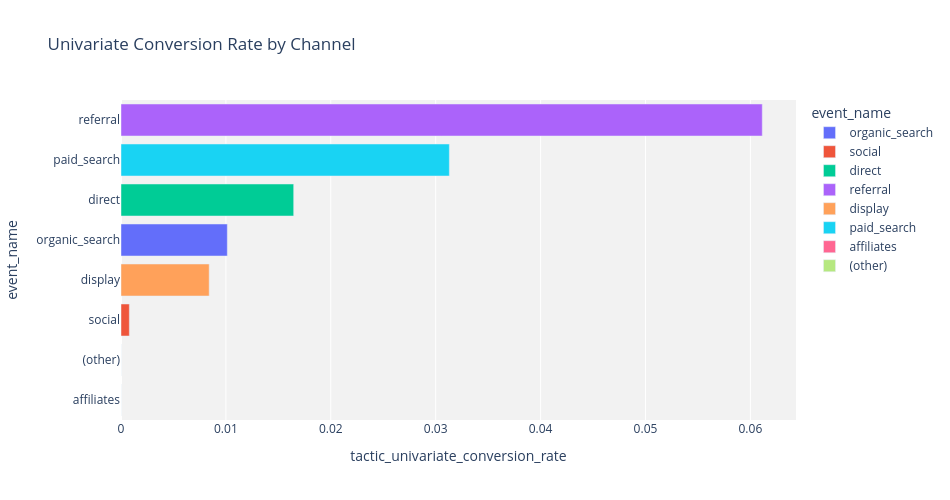

This figure's notebook cell:
### Markdown cell above
**Given each channel is present in the sequence what is the conversion rate (conversion seqence count / total sequence count)**

### Code cell
## use visualization package to make a bar chart

bar_fig = px.bar(results_df
                 ,x='tactic_univariate_conversion_rate'
                 ,y='event_name'
                 ,title='Univariate Conversion Rate by Channel'
                 ,color=results_df['event_name']
                 )

bar_fig.update_layout(width=950
                      ,height=500
                      ,yaxis={'categoryorder': 'total ascending'}
                      ,plot_bgcolor='#f2f2f2') 

bar_fig.show()

### Figure 1 — Plotly figure (JSON) as saved in the notebook; plotly's stock layout.template omitted (floating-point values rounded to 4 significant figures)
{"data": [{"alignmentgroup": "True", "hovertemplate": "event_name=%{y}<br>tactic_univariate_conversion_rate=%{x}<extra></extra>", "legendgroup": "organic_search", "marker": {"color": "#636efa", "pattern": {"shape": ""}}, "name": "organic_search", "offsetgroup": "organic_search", "orientation": "h", "showlegend": true, "textposition": "auto", "type": "bar", "x": [0.01013], "xaxis": "x", "y": ["organic_search"], "yaxis": "y"}, {"alignmentgroup": "True", "hovertemplate": "event_name=%{y}<br>tactic_univariate_conversion_rate=%{x}<extra></extra>", "legendgroup": "social", "marker": {"color": "#EF553B", "pattern": {"shape": ""}}, "name": "social", "offsetgroup": "social", "orientation": "h", "showlegend": true, "textposition": "auto", "type": "bar", "x": [0.0007948], "xaxis": "x", "y": ["social"], "yaxis": "y"}, {"alignmentgroup": "True", "hovertemplate": "event_name=%{y}<br>tactic_univariate_conversion_rate=%{x}<extra></extra>", "legendgroup": "direct", "marker": {"color": "#00cc96", "pattern": {"shape": ""}}, "name": "direct", "offsetgroup": "direct", "orientation": "h", "showlegend": true, "textposition": "auto", "type": "bar", "x": [0.01646], "xaxis": "x", "y": ["direct"], "yaxis": "y"}, {"alignmentgroup": "True", "hovertemplate": "event_name=%{y}<br>tactic_univariate_conversion_rate=%{x}<extra></extra>", "legendgroup": "referral", "marker": {"color": "#ab63fa", "pattern": {"shape": ""}}, "name": "referral", "offsetgroup": "referral", "orientation": "h", "showlegend": true, "textposition": "auto", "type": "bar", "x": [0.06113], "xaxis": "x", "y": ["referral"], "yaxis": "y"}, {"alignmentgroup": "True", "hovertemplate": "event_name=%{y}<br>tactic_univariate_conversion_rate=%{x}<extra></extra>", "legendgroup": "display", "marker": {"color": "#FFA15A", "pattern": {"shape": ""}}, "name": "display", "offsetgroup": "display", "orientation": "h", "showlegend": true, "textposition": "auto", "type": "bar", "x": [0.008406], "xaxis": "x", "y": ["display"], "yaxis": "y"}, {"alignmentgroup": "True", "hovertemplate": "event_name=%{y}<br>tactic_univariate_conversion_rate=%{x}<extra></extra>", "legendgroup": "paid_search", "marker": {"color": "#19d3f3", "pattern": {"shape": ""}}, "name": "paid_search", "offsetgroup": "paid_search", "orientation": "h", "showlegend": true, "textposition": "auto", "type": "bar", "x": [0.0313], "xaxis": "x", "y": ["paid_search"], "yaxis": "y"}, {"alignmentgroup": "True", "hovertemplate": "event_name=%{y}<br>tactic_univariate_conversion_rate=%{x}<extra></extra>", "legendgroup": "affiliates", "marker": {"color": "#FF6692", "pattern": {"shape": ""}}, "name": "affiliates", "offsetgroup": "affiliates", "orientation": "h", "showlegend": true, "textposition": "auto", "type": "bar", "x": [0], "xaxis": "x", "y": ["affiliates"], "yaxis": "y"}, {"alignmentgroup": "True", "hovertemplate": "event_name=%{y}<br>tactic_univariate_conversion_rate=%{x}<extra></extra>", "legendgroup": "(other)", "marker": {"color": "#B6E880", "pattern": {"shape": ""}}, "name": "(other)", "offsetgroup": "(other)", "orientation": "h", "showlegend": true, "textposition": "auto", "type": "bar", "x": [0], "xaxis": "x", "y": ["(other)"], "yaxis": "y"}], "layout": {"barmode": "relative", "height": 500, "legend": {"title": {"text": "event_name"}, "tracegroupgap": 0}, "plot_bgcolor": "#f2f2f2", "title": {"text": "Univariate Conversion Rate by Channel"}, "width": 950, "xaxis": {"anchor": "y", "autorange": true, "domain": [0, 1], "range": [0, 0.06435], "title": {"text": "tactic_univariate_conversion_rate"}, "type": "linear"}, "yaxis": {"anchor": "x", "autorange": true, "categoryarray": ["(other)", "affiliates", "paid_search", "display", "referral", "direct", "social", "organic_search"], "categoryorder": "total ascending", "domain": [0, 1], "range": [-0.5, 7.5], "title": {"text": "event_name"}, "type": "category"}}}
